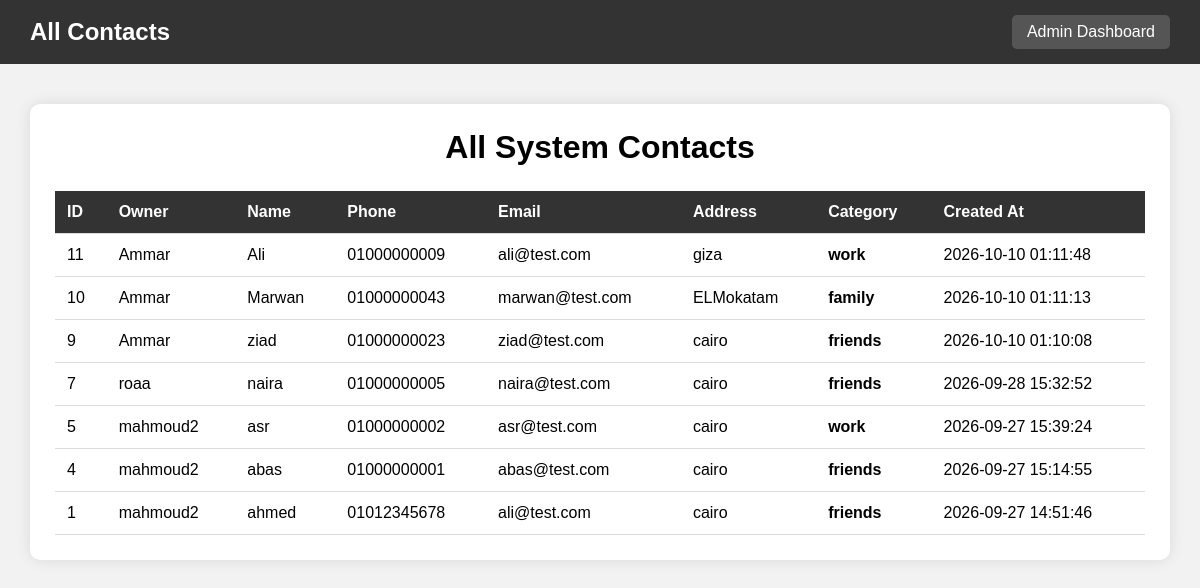
Page /admin/contacts (signed in) on the committed database.
### tables this page shows
CREATE TABLE Contacts (
            id INTEGER PRIMARY KEY AUTOINCREMENT,
            user_id INTEGER NOT NULL,
            name TEXT NOT NULL,
            phone TEXT,
            email TEXT,
            address TEXT,
            category TEXT,
            created_at TIMESTAMP DEFAULT CURRENT_TIMESTAMP,
            updated_at TIMESTAMP DEFAULT CURRENT_TIMESTAMP,
            FOREIGN KEY (user_id) REFERENCES Users(id)
        );

CREATE TABLE Users (
            id INTEGER PRIMARY KEY AUTOINCREMENT,
            username TEXT NOT NULL UNIQUE,
            email TEXT NOT NULL UNIQUE,
            password_hash TEXT NOT NULL,
            role TEXT NOT NULL DEFAULT 'user',
            created_at TIMESTAMP DEFAULT CURRENT_TIMESTAMP
        );

### app.py (the view)
@app.route("/admin/contacts")
def admin_contacts():
    if "user_id" not in session:
        return redirect("/")
    if session["role"] != "admin":
        return "Access Denied"
    connection = get_db_connection()
    contacts = connection.execute(
        """
        SELECT
            Contacts.id,
            Contacts.name,
            Contacts.phone,
            Contacts.email,
            Contacts.address,
            Contacts.category,
            Contacts.created_at,
            Users.username
        FROM Contacts
        JOIN Users
        ON Contacts.user_id = Users.id
        ORDER BY Contacts.id DESC
        """
    ).fetchall()
    connection.close()
    return render_template(
        "admin_contacts.html",
        contacts=contacts
    )

### app.py (called while the page is built)
def get_db_connection():
    connection = sqlite3.connect("contacts.db")
    connection.row_factory = sqlite3.Row
    return connection

### templates/admin_contacts.html (shortened to what this page needs)
<!DOCTYPE html>
<html lang="en">
<head>
</head>
<body>
    <div class="navbar">
        <h2>All Contacts</h2>
        <a class="back" href="/admin">
            Admin Dashboard
        </a>
    </div>
    <div class="container">
        <div class="contacts-box">
            <h1>All System Contacts</h1>
            {% if contacts %}
            <div class="table-container">
                <table>
                    <thead>
                        <tr>
                            <th>ID</th>
                            <th>Owner</th>
                            <th>Name</th>
                            <th>Phone</th>
                            <th>Email</th>
                            <th>Address</th>
                            <th>Category</th>
                            <th>Created At</th>
                        </tr>
                    </thead>
                    <tbody>
                        {% for contact in contacts %}
                        <tr>
                            <td>
                                {{ contact["id"] }}
                            </td>
                            <td>
                                {{ contact["username"] }}
                            </td>
                            <td>
                                {{ contact["name"] }}
                            </td>
                            <td>
                                {{ contact["phone"] }}
                            </td>
                            <td>
                                {{ contact["email"] }}
                            </td>
                            <td>
                                {{ contact["address"] }}
                            </td>
                            <td class="category">
                                {{ contact["category"] }}
                            </td>
                            <td>
                                {{ contact["created_at"] }}
                            </td>
                        </tr>
                        {% endfor %}
                    </tbody>
                </table>
            </div>
            {% else %}
            <div class="empty-message">
                <p>No contacts found in the system.</p>
            </div>
            {% endif %}
        </div>
    </div>
</body>
</html>

### templates/admin_contacts.html (style rules this page uses)
body { font-family: Arial, sans-serif; background-color: #f2f2f2; margin: 0; }
.navbar { background-color: #333; color: white; padding: 15px 30px; display: flex; justify-content: space-between; align-items: center; }
.navbar h2 { margin: 0; }
.back { color: white; text-decoration: none; background-color: #555; padding: 8px 15px; border-radius: 5px; }
.container { width: 95%; max-width: 1300px; margin: 40px auto; }
.contacts-box { background-color: white; padding: 25px; border-radius: 10px; box-shadow: 0 0 15px rgba(0, 0, 0, 0.1); }
h1 { text-align: center; margin-top: 0; margin-bottom: 25px; }
.table-container { overflow-x: auto; }
table { width: 100%; border-collapse: collapse; }
th, td { padding: 12px; text-align: left; border-bottom: 1px solid #ddd; }
th { background-color: #333; color: white; }
.category { font-weight: bold; }

### rows in the picture
Contacts: id "11", username "Ammar", name "Ali", phone "01000000009", email "ali@test.com", address "giza", category "work", created_at "2026-10-10 01:11:48"
Contacts: id "10", username "Ammar", name "Marwan", phone "01000000043", email "marwan@test.com", address "ELMokatam", category "family", created_at "2026-10-10 01:11:13"
Contacts: id "9", username "Ammar", name "ziad", phone "01000000023", email "ziad@test.com", address "cairo", category "friends", created_at "2026-10-10 01:10:08"
Contacts: id "7", username "roaa", name "naira", phone "01000000005", email "naira@test.com", address "cairo", category "friends", created_at "2026-09-28 15:32:52"
Contacts: id "5", username "mahmoud2", name "asr", phone "01000000002", email "asr@test.com", address "cairo", category "work", created_at "2026-09-27 15:39:24"
Contacts: id "4", username "mahmoud2", name "abas", phone "01000000001", email "abas@test.com", address "cairo", category "friends", created_at "2026-09-27 15:14:55"
Contacts: id "1", username "mahmoud2", name "ahmed", phone "01012345678", email "ali@test.com", address "cairo", category "friends", created_at "2026-09-27 14:51:46"
